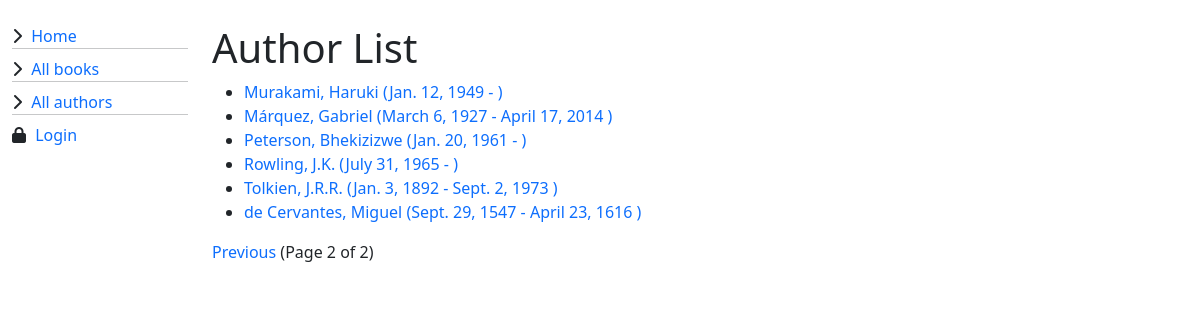
The page /catalog/authors/?page=2 on the database as committed earlier.
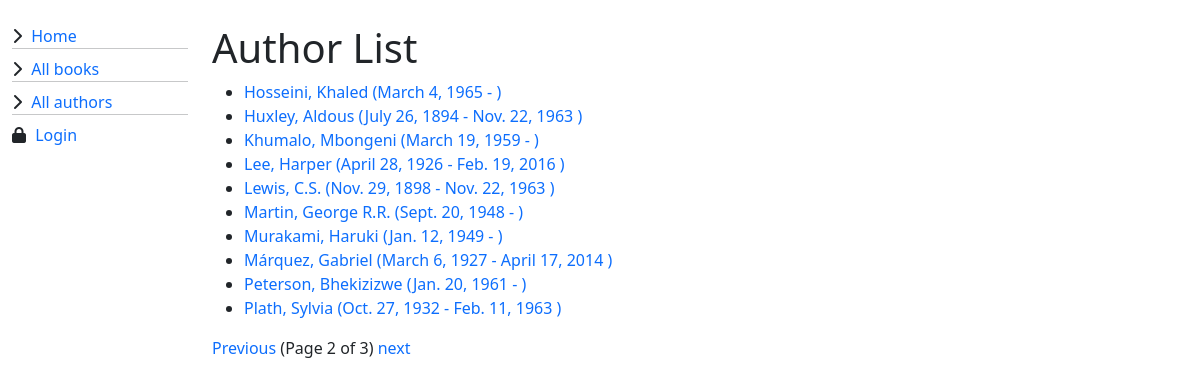
The same page on the database as committed later.
### catalog/models.py (models this page shows, shortened)
class Author(models.Model):
    first_name = models.CharField(max_length=100)
    last_name = models.CharField(max_length=100)
    date_of_birth = models.DateField(null=True, blank=True)
    date_of_death = models.DateField("Died", null=True, blank=True)
    class Meta:
        ordering = ["last_name", "first_name"]
    def get_absolute_url(self):
        return reverse("author-detail", args=[str(self.id)])

### catalog/views.py (the view)
# urls.py: path('authors/', views.AuthorListView.as_view(), name='authors'),
class AuthorListView(generic.ListView):
    model = Author
    paginate_by = 10

### catalog/templates/catalog/author_list.html (shortened to what this page needs)
{% extends "base_generic.html" %}
{% block content %}
    <h1>Author List</h1>
    {% if author_list %}
        <ul>
            {% for author in author_list %}
                <li>
                    <a href="{{ author.get_absolute_url }}">{{ author.last_name }}, {{ author.first_name }} ({{ author.date_of_birth }} - {% if author.date_of_death %}{{ author.date_of_death }} {% endif %}) </a>
                </li>
            {% endfor %}
        </ul>
    {% else %}
        <p>There are no book authors available.</p>
    {% endif %}
{% endblock %}

Rows that differ between the two databases and show on the page:
no longer on this page (row unchanged): Author: last_name "Rowling", first_name "J.K.", date_of_birth "July 31, 1965"
no longer on this page (row unchanged): Author: last_name "Tolkien", first_name "J.R.R.", date_of_birth "Jan. 3, 1892", date_of_death "Sept. 2, 1973"
no longer on this page (row unchanged): Author: last_name "de Cervantes", first_name "Miguel", date_of_birth "Sept. 29, 1547", date_of_death "April 23, 1616"
added Author: last_name "Hosseini", first_name "Khaled", date_of_birth "March 4, 1965"
added Author: last_name "Huxley", first_name "Aldous", date_of_birth "July 26, 1894", date_of_death "Nov. 22, 1963"
now on this page (row unchanged): Author: last_name "Khumalo", first_name "Mbongeni", date_of_birth "March 19, 1959"
now on this page (row unchanged): Author: last_name "Lee", first_name "Harper", date_of_birth "April 28, 1926", date_of_death "Feb. 19, 2016"
added Author: last_name "Lewis", first_name "C.S.", date_of_birth "Nov. 29, 1898", date_of_death "Nov. 22, 1963"
now on this page (row unchanged): Author: last_name "Martin", first_name "George R.R.", date_of_birth "Sept. 20, 1948"
added Author: last_name "Plath", first_name "Sylvia", date_of_birth "Oct. 27, 1932", date_of_death "Feb. 11, 1963"
Other text that changed with them:
{{ page_obj.paginator.num_pages }}: "2" → "3"
text now shown: "next"
